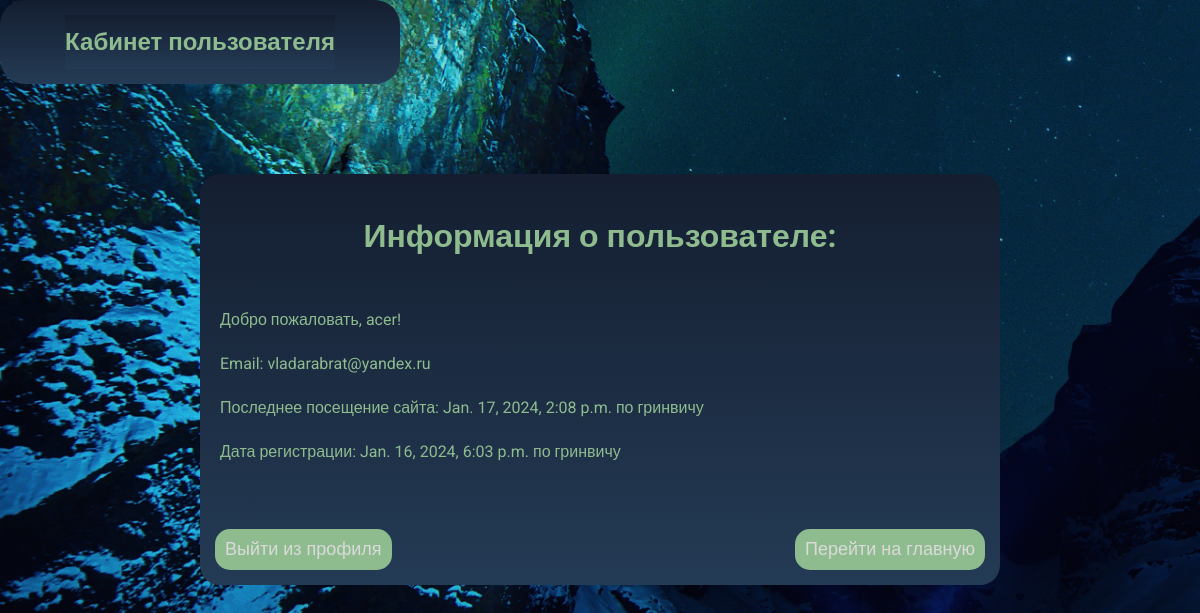
Before: /user_profile/ (signed in) with the older database file.
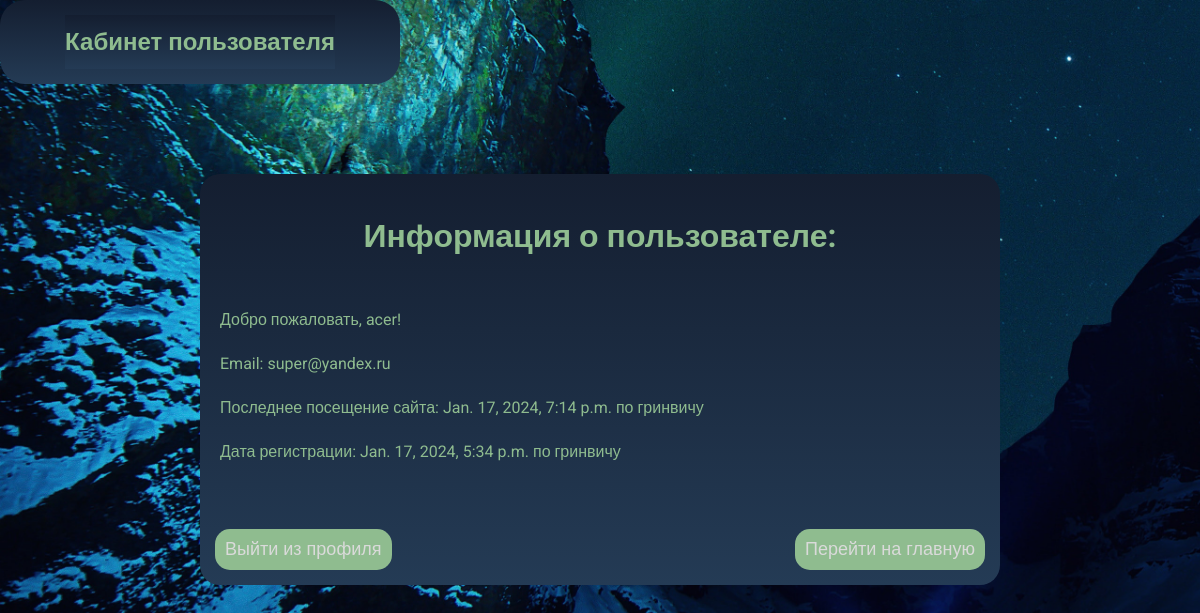
After: the same page with the newer database file.
### Analytics/models.py (models this page shows, shortened)
class SiteUser(AbstractUser):
    email = models.EmailField(unique=True, default='')
    password = models.CharField(max_length=128, null=True)
    username = models.CharField(max_length=128, null=True, unique=True)
    last_login = models.DateTimeField(auto_now=True, null=True)
    is_superuser = models.BooleanField(default=False)
    is_staff = models.BooleanField(default=False)
    is_active = models.BooleanField(default=True)
    date_joined = models.DateTimeField(auto_now_add=True)
    group = models.ForeignKey(Group, on_delete=models.SET_NULL, null=True, blank=True)
    USERNAME_FIELD = 'username'
    REQUIRED_FIELDS = ['email']
    @property
    def is_authenticated(self):
        return True
    class Meta:
        db_table = 'site_users'

### Analytics/views.py (the view)
# urls.py: path('user_profile/', views.user_profile, name='user_profile'),
@login_required
def user_profile(request):
    return render(request, 'registration/user_profile.html')

### templates/registration/user_profile.html (shortened to what this page needs)
<!DOCTYPE html>
{% load static %}
<html lang="en">
<head>
    <link href="{% static 'css/user-styles1.css'%}" rel="stylesheet">
</head>
<body>
<article>
    <h1>Кабинет пользователя</h1>
</article>
<div class="info">
    <h1>Информация о пользователе:</h1>
    <p>Добро пожаловать, {{ user.username }}!</p>
    <p>Email: {{ user.email }}</p>
    <p>Последнее посещение сайта: {{ user.last_login }} по гринвичу</p>
    <p>Дата регистрации: {{ user.date_joined }} по гринвичу</p>
    <article>
        <form action="{% url 'logout' %}" method="post">
        <button type="submit">Выйти из профиля</button>
    </form>
        <form action="{% url 'home' %}" method="post">
            <button type="submit">Перейти на главную</button>
        </form>
        </article>
    </div>
</body>
</html>

### staticfiles/css/user-styles1.css (style rules this page uses)
html, body { margin: 0; padding: 0; height: 100%; overflow: hidden; }
html { background: url('../img/background.jpg') no-repeat; background-size: cover; object-fit: fill; }
body { margin: 0; font-family: "Roboto", sans-serif; font-size: 16px; line-height: 24px; color: darkseagreen; }
body > article { width: 400px; border-radius: 25px; display: flex; padding-top: 15px; padding-bottom: 15px; background: linear-gradient(#141e30, #243b55); margin: 0; margin-bottom: 90px; }
body > article > h1 { text-align: center; padding-top: 15px; padding-bottom: 15px; background: linear-gradient(#141e30, #243b55); margin: 0 auto; }
div { background: linear-gradient(#141e30, #243b55); border-radius: 20px; display: flex; flex-direction: column; width: 800px; margin: 0 auto; }
div > h1 { margin: 50px auto; }
div > p { padding: 0; margin: 10px 20px; }
article { margin-top: 40px; display: flex; flex-direction: row; justify-content: space-between; }
div, article { box-sizing: border-box; }
*:before, *:after { box-sizing: border-box; margin: 0; padding: 0; }
button { background-color: darkseagreen; font-size: 18px; color: #dadada; border: 0; border-radius: 15px; margin: 15px; padding: 10px; }

Changed rows visible on the page:
changed SiteUser "acer": email "vladarabrat@yandex.ru" → "super@yandex.ru"; last_login "Jan. 17, 2024, 2:08 p.m." → "Jan. 17, 2024, 7:14 p.m."; date_joined "Jan. 16, 2024, 6:03 p.m." → "Jan. 17, 2024, 5:34 p.m."
